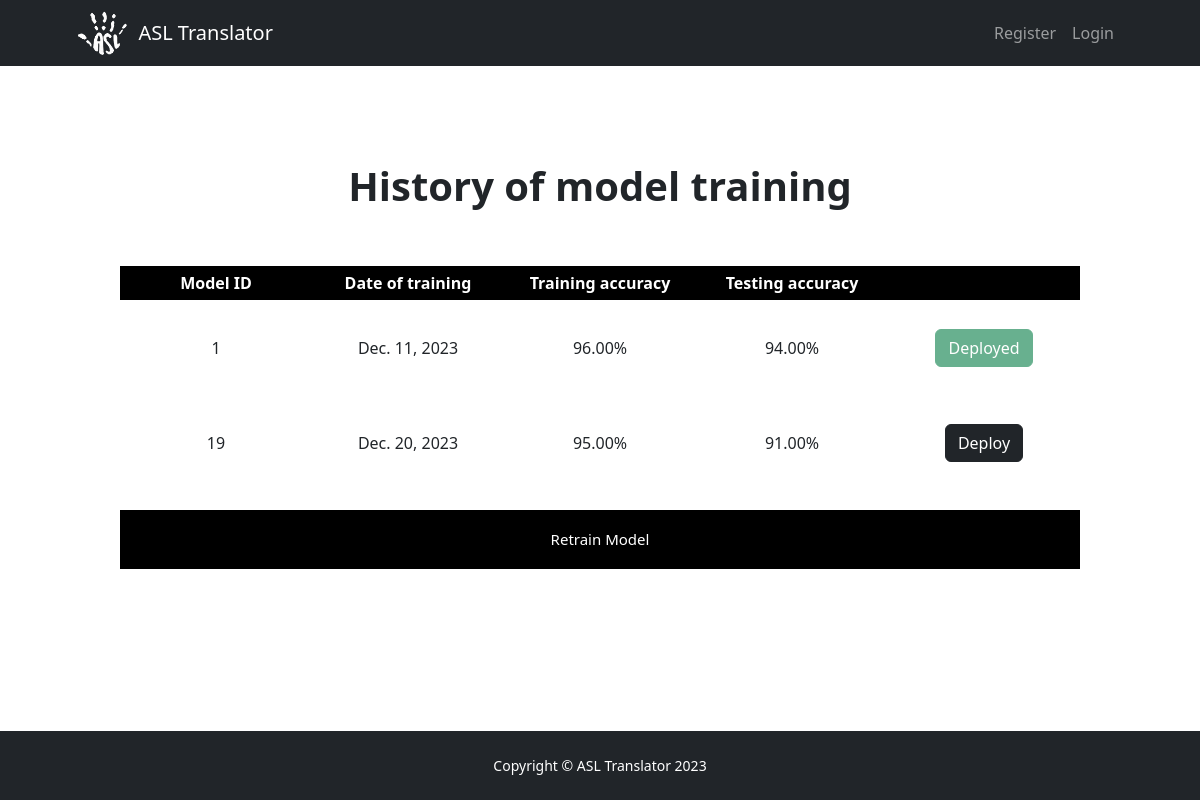
/training/, run on an earlier commit of the app's database.
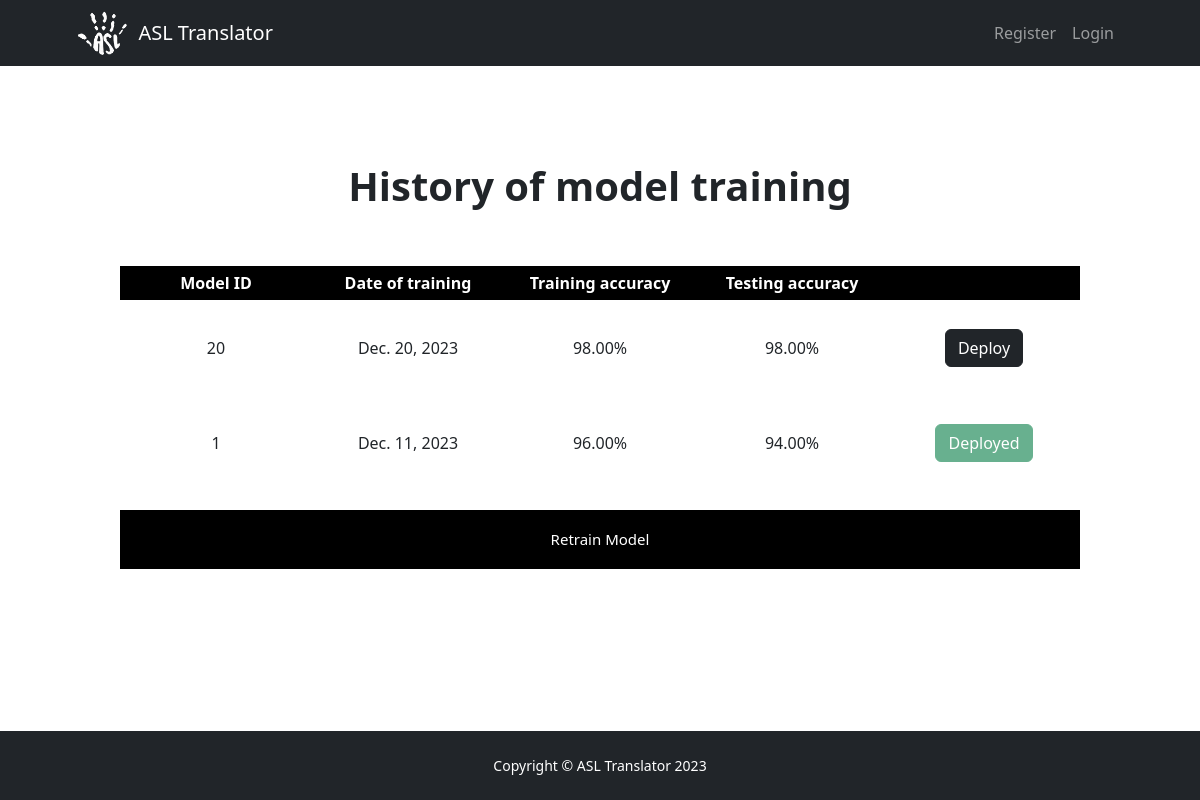
And on a later commit of the database.
### website/models.py (models this page shows, shortened)
class Training(models.Model):
    model_id = models.AutoField(primary_key=True)
    tr_input_file = models.ForeignKey(Training_input, on_delete=models.CASCADE, blank=True, null=True)
    training_date = models.DateField(default=datetime.datetime.today)
    training_accuracy = models.DecimalField(max_digits=5, decimal_places=2, default=0)
    testing_accuracy = models.DecimalField(max_digits=5, decimal_places=2, default=0)
    model_weights = models.FileField(upload_to="models/", blank=True, null=True)
    is_deployed = models.BooleanField(default=False, blank=True, null=True)
    class Meta:
        ordering = ('-training_accuracy', '-testing_accuracy',)

### website/views.py (the view, shortened to what this page needs)
# urls.py: path("training/", views.training, name = "training"),
def training(request):
    current_user = request.user
    training_list = Training.objects.all()
    tr_upload_form = UploadTrainingForm()
    return render(request, "training.html", {'training_list': training_list, 'tr_upload_form': tr_upload_form})

### website/templates/training.html (shortened to what this page needs)
{% extends "base.html" %}
{% load static %}
{% block content %}
<head>
</head>
<body class="d-flex flex-column">
    <main class="flex-shrink-0">
        <header class="py-5">
            <div class="container px-5">
                <div class="row justify-content-center">
                    <div class="col-lg-8 col-xxl-6">
                        <div class="text-center my-5">
                            <h1 class="fw-bolder mb-3">History of model training</h1>
                        </div>
                    </div>
                </div>
            </div>
        </header>
        <div class="container-table">
            <div class="row">
                <table class="fixed_header table-sortable">
                    <thead>
                        <tr>
                            <th>Model ID</th>
                            <th>Date of training</th>
                            <th>Training accuracy</th>
                            <th>Testing accuracy</th>
                            <th></th>
                        </tr>
                    </thead>
                    <tfoot>
                        <tr>
                        <th colspan='5'>
                        </th>
                        </tr>
                    </tfoot>
                    <tbody>
                        {% for training in training_list %}
                        <tr>
                            <td data-title='Model ID'> {{ training.model_id }} </td>
                            <td data-title='Date of training'> {{ training.training_date }} </td>
                            <td data-title="Training accuracy"> {{ training.training_accuracy }}% </td>
                            <td data-title="Testing accuracy"> {{ training.testing_accuracy }}% </td>
                            <td class='deploy'>
                                {% if training.is_deployed %}
                                    <button class='btn btn-success' disabled>Deployed</button>
                                {% else %}
                                    <a href="deploy/{{ training.model_id}}" class='btn btn-dark' '>Deploy</a>
                                {% endif %}
                            </td>
                        </tr>
                        {% endfor %}
                    </tbody>
                    <tfoot>
                        <tr>
                        <th colspan='5'>
                        </th>
                        </tr>
                    </tfoot>
                </table>
                <button type="submit" class="collapsible">Retrain Model</button>
                </div>
            </div>
    </main>
</body>
{% endblock %}

### website/templates/base.html (shortened to what this page needs)
{% load static %}
<!DOCTYPE html>
<html lang="en">
    <head>
        <link href="{% static 'css/styles.css'%}" rel="stylesheet" />
        <link href="https://cdn.jsdelivr.net/npm/bootstrap@5.3.2/dist/css/bootstrap.min.css" rel="stylesheet">
    </head>
    <body>
        {% include "navbar.html" %}
        {% block content %}
        {% endblock %}
        <footer class="bg-dark py-4 mt-auto">
            <div class="container px-5">
                <div class="row align-items-center justify-content-center flex-column flex-sm-row">
                    <div class="col-auto small m-0 text-white">Copyright &copy; ASL Translator 2023</div>
                </div>
            </div>
        </footer>
    </body>
</html>

### website/templates/navbar.html (shortened to what this page needs)
{% load static %}
<nav class="navbar navbar-expand-lg navbar-dark bg-dark">
    <div class="container px-5">
        <img src="{% static 'assets/icon.png' %}" width="50" height="50" class="d-inline-block align-top" alt="">
        <a class="navbar-brand" href="/">&nbsp;&nbsp;ASL Translator</a>
        <div class="collapse navbar-collapse" id="navbarSupportedContent">
            <ul class="navbar-nav ms-auto mb-2 mb-lg-0">
                {% if user.is_authenticated and request.user.is_superuser %}
                <li class="nav-item"><a class="nav-link" href="{% url 'home' %}">Home</a></li>
                <li class="nav-item"><a class="nav-link" href="{% url 'training' %}">Models</a></li>
                <li class="nav-item"><a class="nav-link" href="{% url 'logout' %}">Logout</a></li>
                {% else %}
                <li class="nav-item"><a class="nav-link" href="{% url 'register' %}">Register</a></li>
                <li class="nav-item"><a class="nav-link" href="{% url 'login' %}">Login</a></li>
                {% endif %}
            </ul>
        </div>
    </div>
</nav>

What changed in the data, as far as the page shows it:
removed Training: model_id "19", training_date "Dec. 20, 2023", training_accuracy "95.00", testing_accuracy "91.00"
added Training: model_id "20", training_date "Dec. 20, 2023", training_accuracy "98.00", testing_accuracy "98.00"
